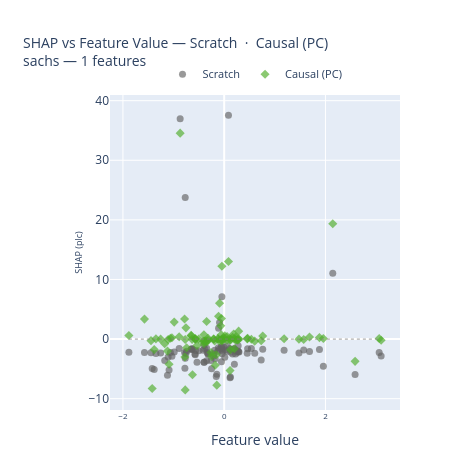
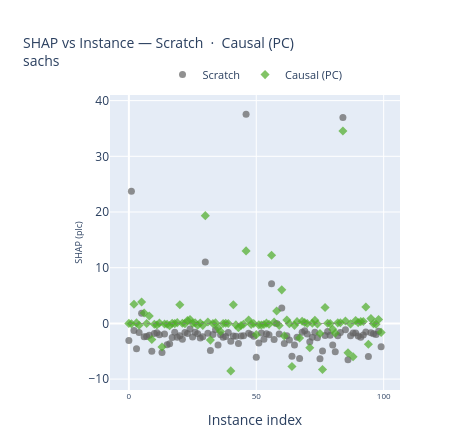
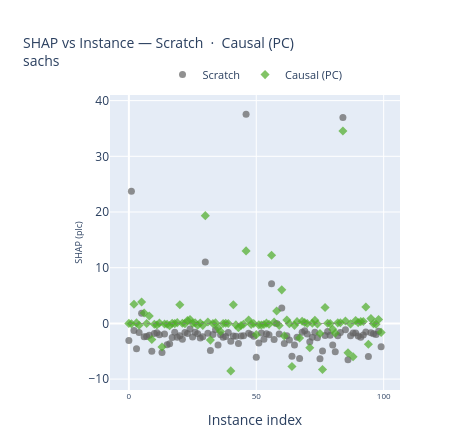

Notebook source saved alongside these figures, in order:
### Code cell
baseline = 'Scratch'
compared = 'Causal (PC)'

# SHAP vs Feature Value
plot_shap_vs_feature(
    shap_data, feature_names, x_test,
    method_1=baseline,
    method_2=compared,
    features=HIGHLIGHT_FEATURES,
    dataset=DATASET,
    save_dir=PLOTS_DIR,
)

# SHAP vs Instance
plot_shap_vs_instance(
    shap_data, feature_names,
    method_1=baseline,
    method_2=compared,
    features=HIGHLIGHT_FEATURES,
    # instance_idx=instance_idx,   # optional — None = all instances
    dataset=DATASET,
    mode='markers',              # or "lines+markers"
    save_dir=PLOTS_DIR,
)

### Figure 1 — Plotly figure (JSON) as saved in the notebook; plotly's stock layout.template omitted (floating-point values rounded to 4 significant figures)
{"data": [{"hovertemplate": "<b>plc</b> — Scratch<br>feature value = %{x:.4f}<br>SHAP = %{y:.4f}<extra></extra>", "legendgroup": "Scratch", "marker": {"color": "#636363", "line": {"width": 0}, "opacity": 0.65, "size": 7, "symbol": "circle"}, "mode": "markers", "name": "Scratch", "showlegend": true, "type": "scatter", "x": [0.01182, -0.7696, -0.05432, 1.958, -0.3797, -0.1112, -0.7559, -1.255, 0.2853, -0.2492, 0.1156, -0.0452, -0.126, -1.089, 0.2247, -0.05432, -0.3468, -0.5785, 0.5368, -0.3213, -1.574, -0.2098, -0.6336, 0.01182, -0.4001, -1.348, 0.108, -0.1881, -0.5717, 0.6029, 2.144, 1.881, -0.776, -0.5023, 0.276, -0.4001, -0.7425, -0.04067, 0.4551, 0.2013, -0.7696, -0.7824, -1.445, -1.175, -0.334, 0.254, 0.08497, -0.6547, -0.0317, 1.477, -1.12, 0.7308, -0.09662, 3.1, 1.183, 0.05726, -0.0452, -1.032, -0.06819, -0.414, -0.09181, -0.2608, -1.883, -1.107, -0.1462, -0.3933, 0.1666, -0.1565, -0.8889, -0.009659, -0.565, -0.1774, -0.2043, -0.6473, -0.3151, 0.123, -1.422, -0.9871, -0.1161, 0.2915, -0.5371, -1.382, 3.061, 0.4626, -0.8696, 0.05726, 0.1156, 0.1305, -0.6264, 0.7613, -1.063, 0.2247, 1.685, -0.3468, 2.585, 0.1876, 1.57, 0.2698, -0.05892, 0.2013], "xaxis": "x", "y": [-3.054, 23.74, -1.252, -4.572, -1.652, 1.824, -2.417, -2.346, -2.115, -4.994, -1.797, -1.668, -2.028, -5.208, -1.884, -3.821, -3.647, -2.51, -1.599, -2.477, -2.231, -2.856, -1.649, -1.834, -1.014, -2.438, -1.585, -1.866, -2.642, -2.376, 11.04, -1.755, -4.875, -1.978, -1.121, -3.877, -2.048, -2.464, -2.363, -1.612, -3.202, -2.243, -2.296, -3.598, -2.252, -2.222, 37.58, -1.747, -1.99, -2.319, -6.072, -3.504, -1.71, -2.846, -1.854, -2.055, 7.118, -2.872, -0.01508, -1.881, 2.769, -3.591, -2.21, -2.996, -5.895, -3.897, -2.485, -6.29, -1.567, -1.31, -1.9, -3.281, -2.473, -1.608, -2.565, -6.345, -4.933, -2.178, -1.452, -2.147, -3.887, -5.087, -2.231, -1.62, 36.95, -1.123, -6.503, -2.228, -1.72, -1.72, -2.265, -2.493, -2.097, -1.54, -5.96, -1.659, -1.85, -1.996, -1.428, -4.211], "yaxis": "y"}, {"hovertemplate": "<b>plc</b> — Causal (PC)<br>feature value = %{x:.4f}<br>SHAP = %{y:.4f}<extra></extra>", "legendgroup": "Causal (PC)", "marker": {"color": "#4dac26", "line": {"width": 0}, "opacity": 0.65, "size": 7, "symbol": "diamond"}, "mode": "markers", "name": "Causal (PC)", "showlegend": true, "type": "scatter", "x": [0.01182, -0.7696, -0.05432, 1.958, -0.3797, -0.1112, -0.7559, -1.255, 0.2853, -0.2492, 0.1156, -0.0452, -0.126, -1.089, 0.2247, -0.05432, -0.3468, -0.5785, 0.5368, -0.3213, -1.574, -0.2098, -0.6336, 0.01182, -0.4001, -1.348, 0.108, -0.1881, -0.5717, 0.6029, 2.144, 1.881, -0.776, -0.5023, 0.276, -0.4001, -0.7425, -0.04067, 0.4551, 0.2013, -0.7696, -0.7824, -1.445, -1.175, -0.334, 0.254, 0.08497, -0.6547, -0.0317, 1.477, -1.12, 0.7308, -0.09662, 3.1, 1.183, 0.05726, -0.0452, -1.032, -0.06819, -0.414, -0.09181, -0.2608, -1.883, -1.107, -0.1462, -0.3933, 0.1666, -0.1565, -0.8889, -0.009659, -0.565, -0.1774, -0.2043, -0.6473, -0.3151, 0.123, -1.422, -0.9871, -0.1161, 0.2915, -0.5371, -1.382, 3.061, 0.4626, -0.8696, 0.05726, 0.1156, 0.1305, -0.6264, 0.7613, -1.063, 0.2247, 1.685, -0.3468, 2.585, 0.1876, 1.57, 0.2698, -0.05892, 0.2013], "xaxis": "x", "y": [-0.001304, -0.07141, 3.439, 0.0903, -0.326, 3.836, 1.881, -0.007671, 1.334, -2.894, -0.1481, -0.2882, 0.07393, -4.227, -0.1125, -0.1592, -0.3994, 0.009251, -0.03482, 0.1333, 3.349, 0.02202, -0.04353, 0.5356, 0.7115, 0.03456, 0.1035, -0.3333, 0.08212, -0.3512, 19.35, 0.2519, -2.994, -0.005872, 0.09036, -0.7955, -1.447, -0.003974, 0.0355, -0.01216, -8.522, 3.36, -0.2654, -0.7911, -0.3771, -0.1597, 13.01, 0.621, -0.1664, -0.01162, -2.02, -0.2687, -0.303, -0.2026, 0.04919, -0.1498, 12.23, 0.2222, 2.223, -0.3827, 6.027, -2.246, 0.6113, -0.06027, -7.729, -0.3527, 0.3179, -2.619, 0.3992, 0.1521, -0.02305, -4.379, 0.0182, 0.5506, -0.1087, -1.801, -8.287, 2.851, 0.01566, -0.03035, -1.06, -1.765, 0.0976, 0.1208, 34.55, 0.4288, -5.29, -0.08613, -5.981, 0.5191, 0.1452, 0.3277, 0.3449, 2.945, -3.737, 0.865, -0.06727, -0.1384, 0.7077, -1.618], "yaxis": "y"}, {"hoverinfo": "skip", "line": {"color": "gray", "dash": "dot", "width": 0.8}, "mode": "lines", "showlegend": false, "type": "scatter", "x": [-1.883, 3.1], "xaxis": "x", "y": [0, 0], "yaxis": "y"}], "layout": {"height": 460, "legend": {"font": {"size": 11}, "orientation": "h", "x": 0.5, "xanchor": "center", "y": 1.02, "yanchor": "bottom"}, "margin": {"b": 50, "l": 110, "r": 60, "t": 95}, "title": {"font": {"size": 14}, "text": "SHAP vs Feature Value — Scratch  ·  Causal (PC)<br>sachs — 1 features"}, "width": 460, "xaxis": {"anchor": "y", "domain": [0, 1], "tickfont": {"size": 8}, "title": {"text": "Feature value"}}, "yaxis": {"anchor": "x", "domain": [0, 1], "title": {"font": {"size": 9}, "standoff": 4, "text": "SHAP (plc)"}}}}

### Figure 2 — Plotly figure (JSON) as saved in the notebook; plotly's stock layout.template omitted (floating-point values rounded to 4 significant figures)
{"data": [{"hovertemplate": "<b>plc</b> — Scratch<br>instance = %{x}<br>SHAP = %{y:.4f}<extra></extra>", "legendgroup": "Scratch", "marker": {"color": "#636363", "line": {"width": 0}, "opacity": 0.7, "size": 7, "symbol": "circle"}, "mode": "markers", "name": "Scratch", "showlegend": true, "type": "scatter", "x": [0, 1, 2, 3, 4, 5, 6, 7, 8, 9, 10, 11, 12, 13, 14, 15, 16, 17, 18, 19, 20, 21, 22, 23, 24, 25, 26, 27, 28, 29, 30, 31, 32, 33, 34, 35, 36, 37, 38, 39, 40, 41, 42, 43, 44, 45, 46, 47, 48, 49, 50, 51, 52, 53, 54, 55, 56, 57, 58, 59, 60, 61, 62, 63, 64, 65, 66, 67, 68, 69, 70, 71, 72, 73, 74, 75, 76, 77, 78, 79, 80, 81, 82, 83, 84, 85, 86, 87, 88, 89, 90, 91, 92, 93, 94, 95, 96, 97, 98, 99], "xaxis": "x", "y": [-3.054, 23.74, -1.252, -4.572, -1.652, 1.824, -2.417, -2.346, -2.115, -4.994, -1.797, -1.668, -2.028, -5.208, -1.884, -3.821, -3.647, -2.51, -1.599, -2.477, -2.231, -2.856, -1.649, -1.834, -1.014, -2.438, -1.585, -1.866, -2.642, -2.376, 11.04, -1.755, -4.875, -1.978, -1.121, -3.877, -2.048, -2.464, -2.363, -1.612, -3.202, -2.243, -2.296, -3.598, -2.252, -2.222, 37.58, -1.747, -1.99, -2.319, -6.072, -3.504, -1.71, -2.846, -1.854, -2.055, 7.118, -2.872, -0.01508, -1.881, 2.769, -3.591, -2.21, -2.996, -5.895, -3.897, -2.485, -6.29, -1.567, -1.31, -1.9, -3.281, -2.473, -1.608, -2.565, -6.345, -4.933, -2.178, -1.452, -2.147, -3.887, -5.087, -2.231, -1.62, 36.95, -1.123, -6.503, -2.228, -1.72, -1.72, -2.265, -2.493, -2.097, -1.54, -5.96, -1.659, -1.85, -1.996, -1.428, -4.211], "yaxis": "y"}, {"hovertemplate": "<b>plc</b> — Causal (PC)<br>instance = %{x}<br>SHAP = %{y:.4f}<extra></extra>", "legendgroup": "Causal (PC)", "marker": {"color": "#4dac26", "line": {"width": 0}, "opacity": 0.7, "size": 7, "symbol": "diamond"}, "mode": "markers", "name": "Causal (PC)", "showlegend": true, "type": "scatter", "x": [0, 1, 2, 3, 4, 5, 6, 7, 8, 9, 10, 11, 12, 13, 14, 15, 16, 17, 18, 19, 20, 21, 22, 23, 24, 25, 26, 27, 28, 29, 30, 31, 32, 33, 34, 35, 36, 37, 38, 39, 40, 41, 42, 43, 44, 45, 46, 47, 48, 49, 50, 51, 52, 53, 54, 55, 56, 57, 58, 59, 60, 61, 62, 63, 64, 65, 66, 67, 68, 69, 70, 71, 72, 73, 74, 75, 76, 77, 78, 79, 80, 81, 82, 83, 84, 85, 86, 87, 88, 89, 90, 91, 92, 93, 94, 95, 96, 97, 98, 99], "xaxis": "x", "y": [-0.001304, -0.07141, 3.439, 0.0903, -0.326, 3.836, 1.881, -0.007671, 1.334, -2.894, -0.1481, -0.2882, 0.07393, -4.227, -0.1125, -0.1592, -0.3994, 0.009251, -0.03482, 0.1333, 3.349, 0.02202, -0.04353, 0.5356, 0.7115, 0.03456, 0.1035, -0.3333, 0.08212, -0.3512, 19.35, 0.2519, -2.994, -0.005872, 0.09036, -0.7955, -1.447, -0.003974, 0.0355, -0.01216, -8.522, 3.36, -0.2654, -0.7911, -0.3771, -0.1597, 13.01, 0.621, -0.1664, -0.01162, -2.02, -0.2687, -0.303, -0.2026, 0.04919, -0.1498, 12.23, 0.2222, 2.223, -0.3827, 6.027, -2.246, 0.6113, -0.06027, -7.729, -0.3527, 0.3179, -2.619, 0.3992, 0.1521, -0.02305, -4.379, 0.0182, 0.5506, -0.1087, -1.801, -8.287, 2.851, 0.01566, -0.03035, -1.06, -1.765, 0.0976, 0.1208, 34.55, 0.4288, -5.29, -0.08613, -5.981, 0.5191, 0.1452, 0.3277, 0.3449, 2.945, -3.737, 0.865, -0.06727, -0.1384, 0.7077, -1.618], "yaxis": "y"}, {"hoverinfo": "skip", "line": {"color": "gray", "dash": "dot", "width": 0.8}, "mode": "lines", "showlegend": false, "type": "scatter", "x": [0, 99], "xaxis": "x", "y": [0, 0], "yaxis": "y"}], "layout": {"height": 440, "legend": {"font": {"size": 11}, "orientation": "h", "x": 0.5, "xanchor": "center", "y": 1.02, "yanchor": "bottom"}, "margin": {"b": 50, "l": 110, "r": 60, "t": 95}, "title": {"font": {"size": 14}, "text": "SHAP vs Instance — Scratch  ·  Causal (PC)<br>sachs"}, "width": 460, "xaxis": {"anchor": "y", "domain": [0, 1], "tickfont": {"size": 8}, "title": {"text": "Instance index"}}, "yaxis": {"anchor": "x", "domain": [0, 1], "title": {"font": {"size": 9}, "standoff": 4, "text": "SHAP (plc)"}}}}

### Figure 3 — Plotly figure (JSON) as saved in the notebook; plotly's stock layout.template omitted (floating-point values rounded to 4 significant figures)
{"data": [{"hovertemplate": "<b>plc</b> — Scratch<br>instance = %{x}<br>SHAP = %{y:.4f}<extra></extra>", "legendgroup": "Scratch", "marker": {"color": "#636363", "line": {"width": 0}, "opacity": 0.7, "size": 7, "symbol": "circle"}, "mode": "markers", "name": "Scratch", "showlegend": true, "type": "scatter", "x": [0, 1, 2, 3, 4, 5, 6, 7, 8, 9, 10, 11, 12, 13, 14, 15, 16, 17, 18, 19, 20, 21, 22, 23, 24, 25, 26, 27, 28, 29, 30, 31, 32, 33, 34, 35, 36, 37, 38, 39, 40, 41, 42, 43, 44, 45, 46, 47, 48, 49, 50, 51, 52, 53, 54, 55, 56, 57, 58, 59, 60, 61, 62, 63, 64, 65, 66, 67, 68, 69, 70, 71, 72, 73, 74, 75, 76, 77, 78, 79, 80, 81, 82, 83, 84, 85, 86, 87, 88, 89, 90, 91, 92, 93, 94, 95, 96, 97, 98, 99], "xaxis": "x", "y": [-3.054, 23.74, -1.252, -4.572, -1.652, 1.824, -2.417, -2.346, -2.115, -4.994, -1.797, -1.668, -2.028, -5.208, -1.884, -3.821, -3.647, -2.51, -1.599, -2.477, -2.231, -2.856, -1.649, -1.834, -1.014, -2.438, -1.585, -1.866, -2.642, -2.376, 11.04, -1.755, -4.875, -1.978, -1.121, -3.877, -2.048, -2.464, -2.363, -1.612, -3.202, -2.243, -2.296, -3.598, -2.252, -2.222, 37.58, -1.747, -1.99, -2.319, -6.072, -3.504, -1.71, -2.846, -1.854, -2.055, 7.118, -2.872, -0.01508, -1.881, 2.769, -3.591, -2.21, -2.996, -5.895, -3.897, -2.485, -6.29, -1.567, -1.31, -1.9, -3.281, -2.473, -1.608, -2.565, -6.345, -4.933, -2.178, -1.452, -2.147, -3.887, -5.087, -2.231, -1.62, 36.95, -1.123, -6.503, -2.228, -1.72, -1.72, -2.265, -2.493, -2.097, -1.54, -5.96, -1.659, -1.85, -1.996, -1.428, -4.211], "yaxis": "y"}, {"hovertemplate": "<b>plc</b> — Causal (PC)<br>instance = %{x}<br>SHAP = %{y:.4f}<extra></extra>", "legendgroup": "Causal (PC)", "marker": {"color": "#4dac26", "line": {"width": 0}, "opacity": 0.7, "size": 7, "symbol": "diamond"}, "mode": "markers", "name": "Causal (PC)", "showlegend": true, "type": "scatter", "x": [0, 1, 2, 3, 4, 5, 6, 7, 8, 9, 10, 11, 12, 13, 14, 15, 16, 17, 18, 19, 20, 21, 22, 23, 24, 25, 26, 27, 28, 29, 30, 31, 32, 33, 34, 35, 36, 37, 38, 39, 40, 41, 42, 43, 44, 45, 46, 47, 48, 49, 50, 51, 52, 53, 54, 55, 56, 57, 58, 59, 60, 61, 62, 63, 64, 65, 66, 67, 68, 69, 70, 71, 72, 73, 74, 75, 76, 77, 78, 79, 80, 81, 82, 83, 84, 85, 86, 87, 88, 89, 90, 91, 92, 93, 94, 95, 96, 97, 98, 99], "xaxis": "x", "y": [-0.001304, -0.07141, 3.439, 0.0903, -0.326, 3.836, 1.881, -0.007671, 1.334, -2.894, -0.1481, -0.2882, 0.07393, -4.227, -0.1125, -0.1592, -0.3994, 0.009251, -0.03482, 0.1333, 3.349, 0.02202, -0.04353, 0.5356, 0.7115, 0.03456, 0.1035, -0.3333, 0.08212, -0.3512, 19.35, 0.2519, -2.994, -0.005872, 0.09036, -0.7955, -1.447, -0.003974, 0.0355, -0.01216, -8.522, 3.36, -0.2654, -0.7911, -0.3771, -0.1597, 13.01, 0.621, -0.1664, -0.01162, -2.02, -0.2687, -0.303, -0.2026, 0.04919, -0.1498, 12.23, 0.2222, 2.223, -0.3827, 6.027, -2.246, 0.6113, -0.06027, -7.729, -0.3527, 0.3179, -2.619, 0.3992, 0.1521, -0.02305, -4.379, 0.0182, 0.5506, -0.1087, -1.801, -8.287, 2.851, 0.01566, -0.03035, -1.06, -1.765, 0.0976, 0.1208, 34.55, 0.4288, -5.29, -0.08613, -5.981, 0.5191, 0.1452, 0.3277, 0.3449, 2.945, -3.737, 0.865, -0.06727, -0.1384, 0.7077, -1.618], "yaxis": "y"}, {"hoverinfo": "skip", "line": {"color": "gray", "dash": "dot", "width": 0.8}, "mode": "lines", "showlegend": false, "type": "scatter", "x": [0, 99], "xaxis": "x", "y": [0, 0], "yaxis": "y"}], "layout": {"height": 440, "legend": {"font": {"size": 11}, "orientation": "h", "x": 0.5, "xanchor": "center", "y": 1.02, "yanchor": "bottom"}, "margin": {"b": 50, "l": 110, "r": 60, "t": 95}, "title": {"font": {"size": 14}, "text": "SHAP vs Instance — Scratch  ·  Causal (PC)<br>sachs"}, "width": 460, "xaxis": {"anchor": "y", "domain": [0, 1], "tickfont": {"size": 8}, "title": {"text": "Instance index"}}, "yaxis": {"anchor": "x", "domain": [0, 1], "title": {"font": {"size": 9}, "standoff": 4, "text": "SHAP (plc)"}}}}
